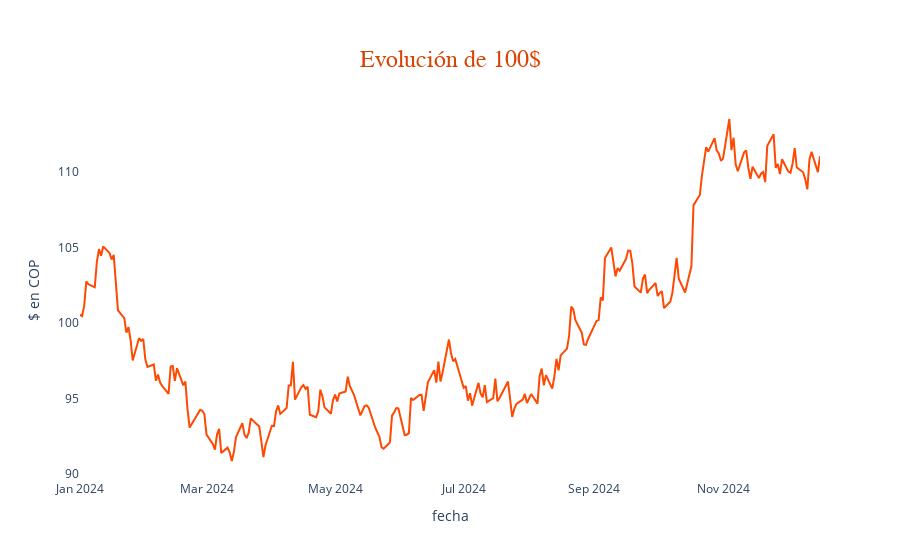

This figure's notebook cell:
### Markdown cell above
# Ajuste graficas

### Code cell
# Crear gráficos y datos de ejemplo (asegúrate de definir estas variables correctamente)

## Pie
categorias = renta_variable['Sector'].unique()
naranja_degradado = pc.sequential.Oranges[:-1][::-1][:len(categorias)]
pie = px.pie(renta_variable, names="Sector", values="Peso", hole=0.4, color_discrete_sequence=naranja_degradado)

# Linea de evolución
fig_line.update_layout(paper_bgcolor='white', 
                       plot_bgcolor='white',
                       yaxis_title="$ en COP",
                       title={
                            'text': "Evolución de 100$",
                             'x': 0.5,  # Centrar el título
                             'xanchor': 'center',
                            'yanchor': 'top'
                            },

                    title_font=dict(
                        family="MiFuente",  # Tipo de letra
                        size=24,         # Tamaño del título
                        color="#D94302"      # Color del título
                    ))
fig_line.update_traces(line=dict(color="#FE4902"))

### Figure 1 — Plotly figure (JSON) as saved in the notebook; plotly's stock layout.template omitted (floating-point values rounded to 4 significant figures; data arrays with more than 128 entries replaced by an {"elided": "..."} marker saying what was removed)
{"data": [{"hovertemplate": "fecha=%{x}<br>Valor Portafolio=%{y}<extra></extra>", "legendgroup": "", "line": {"color": "#FE4902", "dash": "solid"}, "marker": {"symbol": "circle"}, "mode": "lines", "name": "", "orientation": "v", "showlegend": false, "type": "scatter", "x": {"elided": "252 str values"}, "xaxis": "x", "y": {"elided": "252 float values"}, "yaxis": "y"}], "layout": {"legend": {"tracegroupgap": 0}, "paper_bgcolor": "white", "plot_bgcolor": "white", "title": {"font": {"color": "#D94302", "family": "MiFuente", "size": 24}, "text": "Evolución de 100$", "x": 0.5, "xanchor": "center", "yanchor": "top"}, "xaxis": {"anchor": "y", "domain": [0, 1], "title": {"text": "fecha"}}, "yaxis": {"anchor": "x", "domain": [0, 1], "title": {"text": "$ en COP"}}}}
